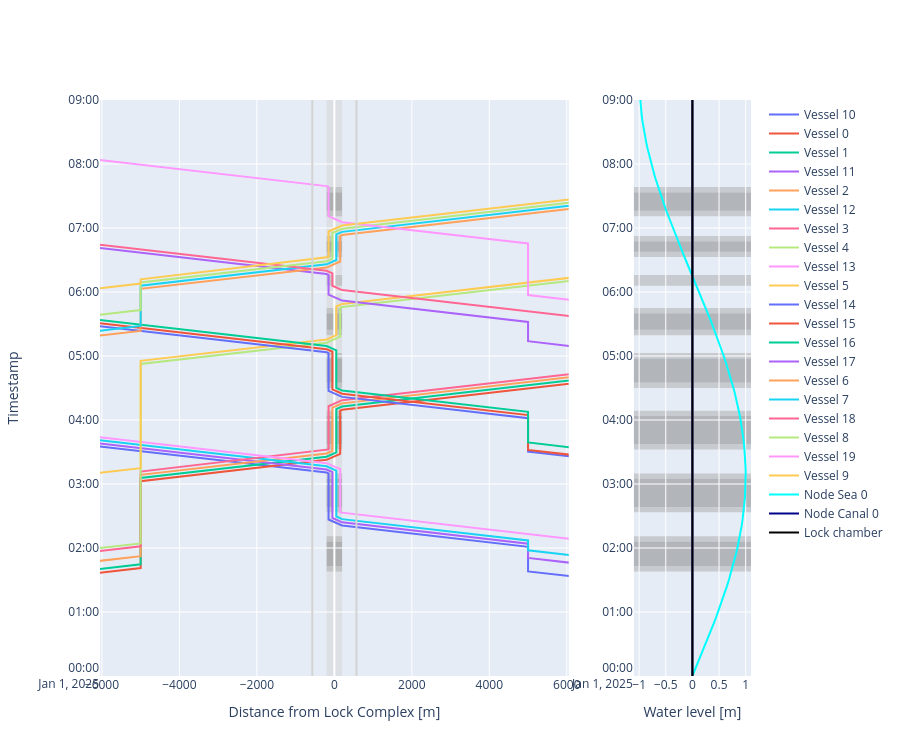

Notebook code for this chart:
### Markdown cell above
#### Time-distance diagram of vessels passing the lock and planning info

### Code cell
def cm_to_pixels(cm):
    return cm * 37.8 # Set figure height to 10 cmfig.update_layout(height=cm_to_pixels(10))

# We can plot the time-distance diagram
fig = lock_chamber.plot(xlimmin = -6050, 
                        xlimmax = 6050,
                        ylimmin = pd.Timestamp('2025-01-01 00:00:00'),
                        ylimmax = pd.Timestamp('2025-01-01 09:00:00'),
                        method='Plotly',
                        boundary_nodes = ['Sea -1','Canal 1'])

fig.update_layout(height=cm_to_pixels(20))
